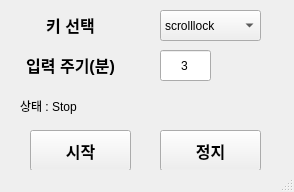
<?xml version="1.0" encoding="UTF-8"?>
<ui version="4.0">
 <class>MainWindow</class>
 <widget class="QMainWindow" name="MainWindow">
  <property name="geometry">
   <rect>
    <x>0</x>
    <y>0</y>
    <width>294</width>
    <height>192</height>
   </rect>
  </property>
  <property name="windowTitle">
   <string>MainWindow</string>
  </property>
  <widget class="QWidget" name="centralwidget">
   <widget class="QComboBox" name="comboBox_SelectKey">
    <property name="geometry">
     <rect>
      <x>160</x>
      <y>10</y>
      <width>101</width>
      <height>31</height>
     </rect>
    </property>
    <item>
     <property name="text">
      <string>scrolllock</string>
     </property>
    </item>
    <item>
     <property name="text">
      <string>numlock</string>
     </property>
    </item>
    <item>
     <property name="text">
      <string>capslock</string>
     </property>
    </item>
   </widget>
   <widget class="QLabel" name="label">
    <property name="geometry">
     <rect>
      <x>10</x>
      <y>10</y>
      <width>121</width>
      <height>31</height>
     </rect>
    </property>
    <property name="text">
     <string>&lt;html&gt;&lt;head/&gt;&lt;body&gt;&lt;p align=&quot;center&quot;&gt;&lt;span style=&quot; font-size:12pt; font-weight:600;&quot;&gt;키 선택&lt;/span&gt;&lt;/p&gt;&lt;/body&gt;&lt;/html&gt;</string>
    </property>
   </widget>
   <widget class="QLabel" name="label_2">
    <property name="geometry">
     <rect>
      <x>10</x>
      <y>50</y>
      <width>121</width>
      <height>31</height>
     </rect>
    </property>
    <property name="text">
     <string>&lt;html&gt;&lt;head/&gt;&lt;body&gt;&lt;p align=&quot;center&quot;&gt;&lt;span style=&quot; font-size:12pt; font-weight:600;&quot;&gt;입력 주기(분)&lt;/span&gt;&lt;/p&gt;&lt;/body&gt;&lt;/html&gt;</string>
    </property>
   </widget>
   <widget class="QLineEdit" name="lineEdit_Cycle">
    <property name="geometry">
     <rect>
      <x>160</x>
      <y>50</y>
      <width>51</width>
      <height>31</height>
     </rect>
    </property>
    <property name="text">
     <string>3</string>
    </property>
    <property name="alignment">
     <set>Qt::AlignCenter</set>
    </property>
   </widget>
   <widget class="QPushButton" name="pushButton_Start">
    <property name="geometry">
     <rect>
      <x>30</x>
      <y>130</y>
      <width>101</width>
      <height>41</height>
     </rect>
    </property>
    <property name="font">
     <font>
      <family>Agency FB</family>
      <pointsize>12</pointsize>
      <weight>75</weight>
      <bold>true</bold>
     </font>
    </property>
    <property name="text">
     <string>시작</string>
    </property>
   </widget>
   <widget class="QPushButton" name="pushButton_Stop">
    <property name="geometry">
     <rect>
      <x>160</x>
      <y>130</y>
      <width>101</width>
      <height>41</height>
     </rect>
    </property>
    <property name="font">
     <font>
      <family>Agency FB</family>
      <pointsize>12</pointsize>
      <weight>75</weight>
      <bold>true</bold>
     </font>
    </property>
    <property name="text">
     <string>정지</string>
    </property>
   </widget>
   <widget class="QLabel" name="label_Status">
    <property name="geometry">
     <rect>
      <x>20</x>
      <y>90</y>
      <width>121</width>
      <height>31</height>
     </rect>
    </property>
    <property name="text">
     <string>상태 : Stop</string>
    </property>
   </widget>
  </widget>
  <widget class="QMenuBar" name="menubar">
   <property name="geometry">
    <rect>
     <x>0</x>
     <y>0</y>
     <width>294</width>
     <height>21</height>
    </rect>
   </property>
  </widget>
  <widget class="QStatusBar" name="statusbar"/>
 </widget>
 <resources/>
 <connections/>
</ui>
